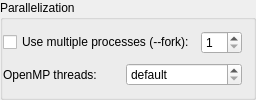
             <widget class="QGroupBox" name="parallelizationGroupBox">
              <property name="title">
               <string>Parallelization</string>
              </property>
              <layout class="QVBoxLayout" name="verticalLayout_12">
               <property name="spacing">
                <number>9</number>
               </property>
               <property name="leftMargin">
                <number>0</number>
               </property>
               <property name="bottomMargin">
                <number>11</number>
               </property>
               <item>
                <widget class="QWidget" name="widgetFork" native="true">
                 <layout class="QHBoxLayout" name="horizontalLayout_15">
                  <property name="leftMargin">
                   <number>0</number>
                  </property>
                  <property name="topMargin">
                   <number>0</number>
                  </property>
                  <property name="rightMargin">
                   <number>0</number>
                  </property>
                  <property name="bottomMargin">
                   <number>0</number>
                  </property>
                  <item>
                   <widget class="QCheckBox" name="checkBox_UseFork">
                    <property name="sizePolicy">
                     <sizepolicy hsizetype="Preferred" vsizetype="Fixed">
                      <horstretch>0</horstretch>
                      <verstretch>0</verstretch>
                     </sizepolicy>
                    </property>
                    <property name="text">
                     <string>Use multiple processes (--fork):</string>
                    </property>
                   </widget>
                  </item>
                  <item>
                   <widget class="QSpinBox" name="spinBox_nbOfProcess">
                    <property name="sizePolicy">
                     <sizepolicy hsizetype="Preferred" vsizetype="Fixed">
                      <horstretch>0</horstretch>
                      <verstretch>0</verstretch>
                     </sizepolicy>
                    </property>
                    <property name="minimum">
                     <number>1</number>
                    </property>
                   </widget>
                  </item>
                 </layout>
                </widget>
               </item>
               <item>
                <widget class="QWidget" name="widgetOpenMP" native="true">
                 <layout class="QHBoxLayout" name="horizontalLayout_6">
                  <property name="leftMargin">
                   <number>0</number>
                  </property>
                  <property name="topMargin">
                   <number>0</number>
                  </property>
                  <property name="rightMargin">
                   <number>0</number>
                  </property>
                  <property name="bottomMargin">
                   <number>0</number>
                  </property>
                  <item>
                   <widget class="QLabel" name="label_openMP">
                    <property name="sizePolicy">
                     <sizepolicy hsizetype="Preferred" vsizetype="Preferred">
                      <horstretch>0</horstretch>
                      <verstretch>0</verstretch>
                     </sizepolicy>
                    </property>
                    <property name="toolTip">
                     <string>If using OpenMP capable JtR, you can specify the number of threads to use</string>
                    </property>
                    <property name="text">
                     <string>OpenMP threads:</string>
                    </property>
                   </widget>
                  </item>
                  <item>
                   <widget class="QSpinBox" name="spinBox_openMPThreads">
                    <property name="sizePolicy">
                     <sizepolicy hsizetype="Preferred" vsizetype="Fixed">
                      <horstretch>0</horstretch>
                      <verstretch>0</verstretch>
                     </sizepolicy>
                    </property>
                    <property name="specialValueText">
                     <string>default</string>
                    </property>
                   </widget>
                  </item>
                 </layout>
                </widget>
               </item>
              </layout>
             </widget>
